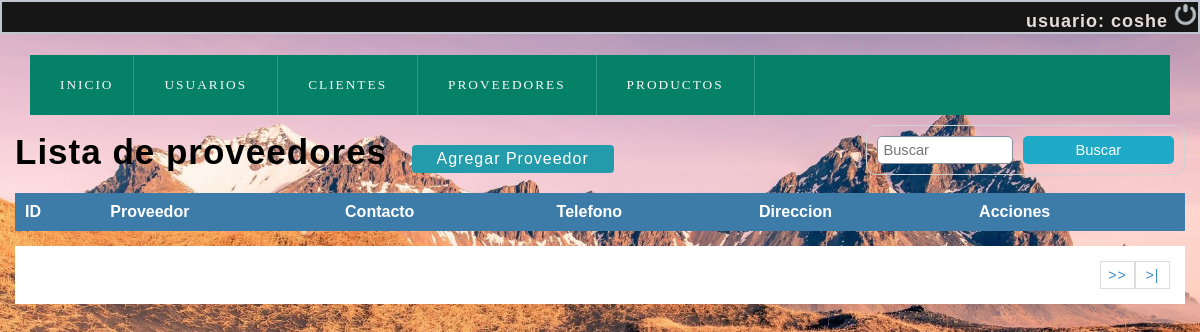
The page /olvidocontraseña/lista_proveedor.php (signed in) on the database as committed earlier.
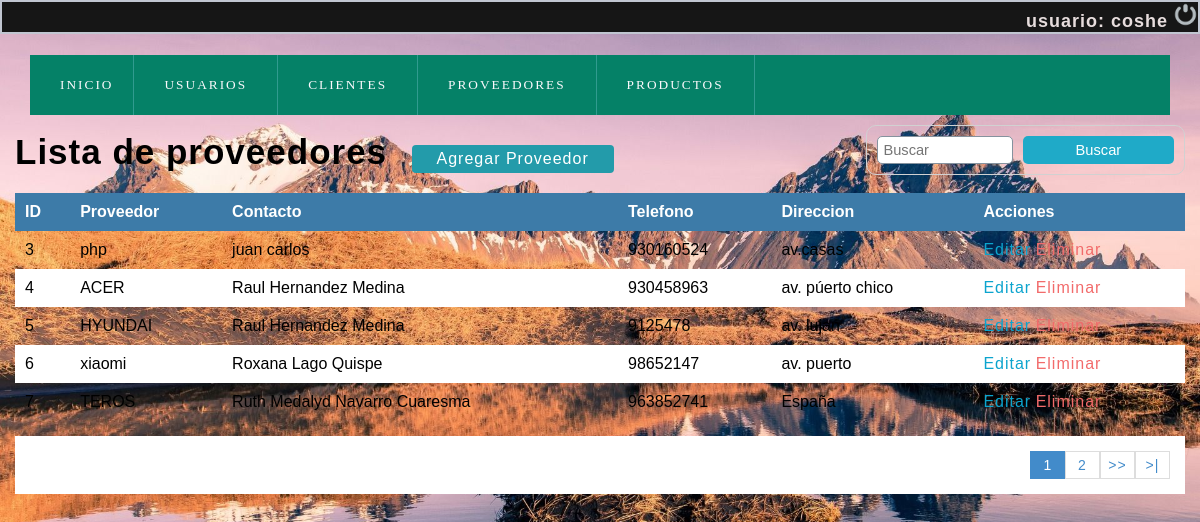
The same page on the database as committed later.
### tables this page shows
CREATE TABLE `proveedores` (
  `codproveedor` int(11) NOT NULL,
  `proveedor` varchar(100) NOT NULL,
  `contacto` varchar(100) NOT NULL,
  `telefono` int(9) NOT NULL,
  `direccion` varchar(100) NOT NULL
);

### olvidocontraseña/lista_proveedor.php (the view, shortened to what this page needs)
<?php
	include "conexion.php";
 ?>
<!DOCTYPE html>
<html lang="en">
<head>
	<?php include "scripts.php"; ?>
</head>
<body>
	<?php include "index2.php"; ?>
	<section id="container">
		<h1>Lista de proveedores</h1>
		<a href="registro_proveedores.php" class="btn_new">Agregar Proveedor</a>
		<form action="buscar_proveedor.php" method="get" class="form_search">
			<input type="text" name="busqueda" id="busqueda" placeholder="Buscar">
			<input type="submit" value="Buscar" class="btn_search">
		</form>
		<table>
			<tr>
				<th>ID</th>
				<th>Proveedor</th>
				<th>Contacto</th>
				<th>Telefono</th>
				<th>Direccion</th>
				<th>Acciones</th>
			</tr>
		<?php
			$sql_registe = mysqli_query($conection,"SELECT COUNT(*) as total_registro FROM proveedores");
			$result_register = mysqli_fetch_array($sql_registe);
			$total_registro = $result_register['total_registro'];
			$por_pagina = 5;
			if(empty($_GET['pagina']))
			{
				$pagina = 1;
			}else{
				$pagina = $_GET['pagina'];
			}
			$desde = ($pagina-1) * $por_pagina;
			$total_paginas = ceil($total_registro / $por_pagina);
			$query = mysqli_query($conection,"SELECT * FROM proveedores  ORDER BY codproveedor ASC LIMIT $desde,$por_pagina
				");
			$result = mysqli_num_rows($query);
			if($result > 0){
				while ($data = mysqli_fetch_array($query)) {
			?>
				<tr>
					<td><?php echo $data["codproveedor"]; ?></td>
					<td><?php echo $data["proveedor"]; ?></td>
					<td><?php echo $data["contacto"]; ?></td>
					<td><?php echo $data["telefono"]; ?></td>
					<td><?php echo $data["direccion"]; ?></td>
					<td>
						<a class="link_edit" href="editar_proveedor.php?id=<?php echo $data["codproveedor"]; ?>">Editar</a>
						<a class="link_delete" href="eliminar_confirmar_proveedor.php?id=<?php echo $data["codproveedor"]; ?>">Eliminar</a>
					</td>
				</tr>
		<?php
				}
			}
		 ?>
		</table>
		<div class="paginador">
			<ul>
			<?php
				for ($i=1; $i <= $total_paginas; $i++) {
					if($i == $pagina)
					{
						echo '<li class="pageSelected">'.$i.'</li>';
					}else{
						echo '<li><a href="?pagina='.$i.'">'.$i.'</a></li>';
					}
				}
				if($pagina != $total_paginas)
				{
			 ?>
				<li><a href="?pagina=<?php echo $pagina + 1; ?>">>></a></li>
				<li><a href="?pagina=<?php echo $total_paginas; ?> ">>|</a></li>
			<?php } ?>
			</ul>
		</div>
	</section>
</body>
</html>

Rows that differ between the two databases and show on the page:
added proveedores: codproveedor "3", proveedor "php", contacto "juan carlos", telefono "930160524", direccion "av.casas"
added proveedores: codproveedor "4", proveedor "ACER", contacto "Raul Hernandez Medina", telefono "930458963", direccion "av. púerto chico"
added proveedores: codproveedor "5", proveedor "HYUNDAI", contacto "Raul Hernandez Medina", telefono "9125478", direccion "av. lujan"
added proveedores: codproveedor "6", proveedor "xiaomi", contacto "Roxana Lago Quispe", telefono "98652147", direccion "av. puerto"
added proveedores: codproveedor "7", proveedor "TEROS", contacto "Ruth Medalyd Navarro Cuaresma", telefono "963852741", direccion "España"
Other text that changed with them:
new list line: "1"
new list line: "2"
